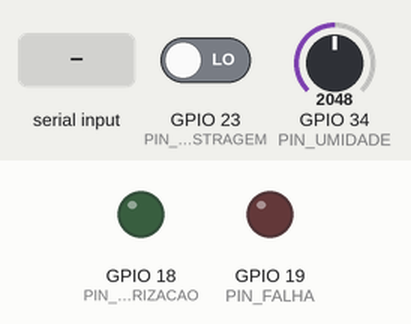
The sketch below on a simulated ESP32. On the bench: output pins drawn as LEDs (lit = HIGH). The inputs (shaded band) are chosen by the test bench; at power-on: GPIO 34 (PIN_UMIDADE) = 2048, GPIO 23 (PIN_AMOSTRAGEM) LOW (analog values on the 0–4095 scale). What the sketch prints to the serial monitor is not drawn.

Above: at 1.2 s.
1.3 s: GPIO 34 (PIN_UMIDADE) set to 1290
5.4 s: GPIO 34 (PIN_UMIDADE) set to 1166
At 8.9 s:
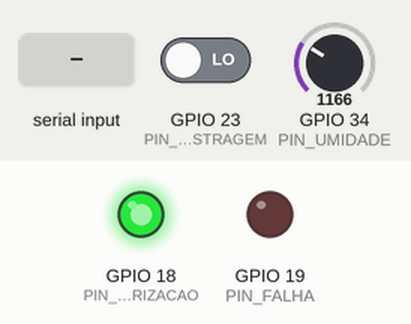
9.5 s: "leitura.invalida" received over Serial
At 9.9 s:
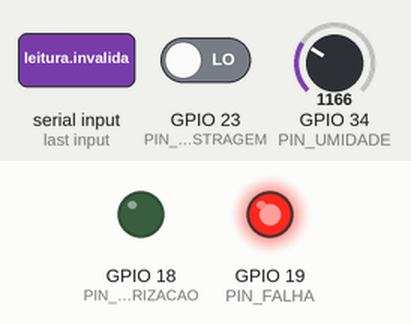
11.5 s: "i" received over Serial
At 13.1 s:
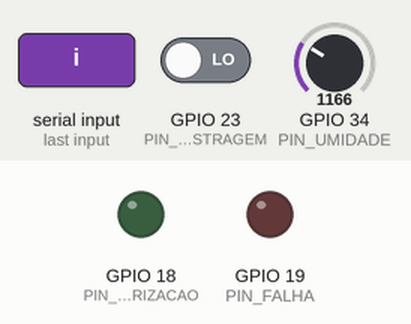
18.2 s: GPIO 23 (PIN_AMOSTRAGEM) driven HIGH
At 23.15 s:
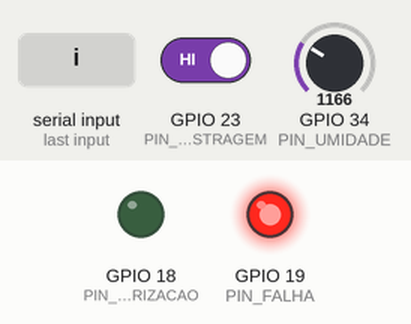
Timing chart, 0 to 23.3 s (numbered marks = the images above; inputs shaded):
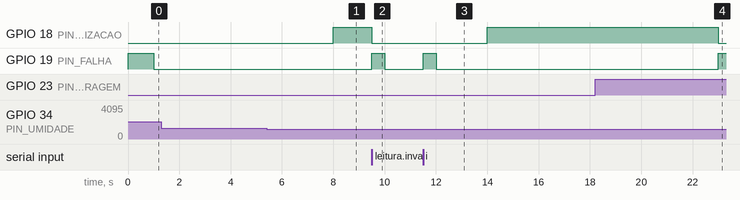

Measured:
- the behaviour switches between 1229 and 1228 on GPIO 34 (PIN_UMIDADE) (found by bisection; images 0 and 1)
- after the input at 1.3 s, every drawn part: stays the same
- after the input at 5.4 s, GPIO 18 (PIN_AUTORIZACAO): LOW → HIGH after 2.6 s
- after the input at 9.5 s, GPIO 18 (PIN_AUTORIZACAO): HIGH → LOW at once; GPIO 19 (PIN_FALHA): LOW → HIGH at once, → LOW 0.50 s later
- after the input at 11.5 s, GPIO 18 (PIN_AUTORIZACAO): LOW → HIGH after 2.5 s instead of 0.50 s; GPIO 19 (PIN_FALHA): LOW → HIGH at once, → LOW 0.50 s later
- after the input at 18.2 s, GPIO 18 (PIN_AUTORIZACAO): HIGH → LOW after 4.8 s; GPIO 19 (PIN_FALHA): LOW → HIGH after 4.8 s

The sketch:

sketch.ino
```cpp
#include <Arduino.h>
#include <string.h>
#include "controle.h"

// Bárbara Nogueira — 202004744 — Não dê nem água
// LED verde indica autorização lógica; não controla bomba real.
constexpr int PIN_UMIDADE = 34;
constexpr int PIN_AMOSTRAGEM = 23; // INPUT_PULLUP: LOW coleta; HIGH interrompe
constexpr int PIN_AUTORIZACAO = 18;
constexpr int PIN_FALHA = 19;
constexpr uint32_t AMOSTRAGEM_MS = 1000;
constexpr uint32_t STATUS_MS = 1000;
Controle controle;
uint32_t ultimaAmostragem = 0;
uint32_t ultimoStatus = 0;
uint32_t sequencia = 0;

void emitirEvento(const char* tipo, uint32_t tempoEvento, uint32_t agora,
                  bool qualidadeValida) {
  Serial.printf("{\"eventType\":\"%s\",\"deviceId\":\"esp32-barbara-01\","
                "\"entityId\":\"vaso-01\",\"eventTimeMs\":%lu,"
                "\"sequence\":%lu,\"value\":", tipo,
                (unsigned long)tempoEvento, (unsigned long)++sequencia);
  if (controle.possuiLeitura) Serial.printf("%.2f", controle.ultimoValor);
  else Serial.print("null");
  Serial.printf(",\"unit\":\"pct_simulado\",\"state\":\"%s\","
                "\"valid\":%s,\"actuatorAuthorized\":%s,\"ageMs\":",
                controle.nome(), qualidadeValida ? "true" : "false",
                controle.autorizado() ? "true" : "false");
  if (controle.possuiLeitura)
    Serial.print((unsigned long)uint32_t(agora - controle.ultimaLeituraMs));
  else Serial.print("null");
  if (strcmp(tipo, "leitura.invalida") == 0) Serial.print(",\"rejectedValue\":-1");
  Serial.println("}");
}

void setup() {
  Serial.begin(115200);
  pinMode(PIN_UMIDADE, INPUT);
  pinMode(PIN_AMOSTRAGEM, INPUT_PULLUP);
  pinMode(PIN_AUTORIZACAO, OUTPUT);
  pinMode(PIN_FALHA, OUTPUT);
  analogReadResolution(12);
  digitalWrite(PIN_AUTORIZACAO, LOW);
  digitalWrite(PIN_FALHA, HIGH);
  Serial.println("Amostragem: chave esquerda coleta; direita pausa. Entrada i injeta leitura invalida.");
  emitirEvento("estado.inicial", 0, millis(), false);
}

void loop() {
  uint32_t agora = millis();
  Controle::Estado anterior = controle.estado;
  bool coletou = false;
  bool invalido = false;
  // Expiração continua funcionando mesmo quando a chave pausa as leituras.
  controle.atualizar(agora);
  while (Serial.available()) {
    if (Serial.read() == 'i') {
      controle.receber(-1.0f, agora);
      invalido = true;
    }
  }
  if (!invalido && digitalRead(PIN_AMOSTRAGEM) == LOW &&
      uint32_t(agora - ultimaAmostragem) >= AMOSTRAGEM_MS) {
    ultimaAmostragem = agora;
    int bruto = analogRead(PIN_UMIDADE);
    float umidadeFicticia = 100.0f * bruto / 4095.0f;
    controle.receber(umidadeFicticia, agora);
    coletou = true;
  }
  digitalWrite(PIN_AUTORIZACAO, controle.autorizado() ? HIGH : LOW);
  digitalWrite(PIN_FALHA, controle.falha() ? HIGH : LOW);
  if (invalido) emitirEvento("leitura.invalida", agora, agora, false);
  else if (coletou) emitirEvento("umidade.leitura", agora, agora, true);
  if (anterior != controle.estado) {
    Serial.printf("[%lu] state=%s reason=%s authorization=%s\n",
                  (unsigned long)agora, controle.nome(),
                  controle.estado == Controle::DADO_OBSOLETO ? "validade_expirada" :
                  invalido ? "entrada_invalida" : "nova_leitura_valida",
                  controle.autorizado() ? "ON" : "OFF");
    emitirEvento("estado.alterado", agora, agora, !controle.falha());
  }
  if (uint32_t(agora - ultimoStatus) >= STATUS_MS) {
    ultimoStatus = agora;
    emitirEvento("dispositivo.status", agora, agora, !controle.falha());
  }
}
```

controle.h
```cpp
#pragma once
#include <stdint.h>
#include <math.h>

// Tempos reduzidos para observar o comportamento na simulação.
struct Controle {
  enum Estado { DESCONHECIDO, NORMAL, AGUARDANDO, AUTORIZADO,
                DADO_OBSOLETO, LEITURA_INVALIDA };
  static constexpr uint32_t VALIDADE_MS = 5000;
  static constexpr float LIMIAR_SECO = 30.0f;
  static constexpr unsigned MIN_AMOSTRAS = 3;
  Estado estado = DESCONHECIDO;
  bool possuiLeitura = false;
  bool ultimaEntradaValida = false;
  float ultimoValor = 0;
  uint32_t ultimaLeituraMs = 0;
  unsigned consecutivasSecas = 0;

  void receber(float valor, uint32_t agora) {
    if (!isfinite(valor) || valor < 0 || valor > 100) {
      ultimaEntradaValida = false;
      consecutivasSecas = 0;
      estado = LEITURA_INVALIDA;
      return; // último valor válido fica armazenado, mas não autoriza saída
    }
    if (!ultimaEntradaValida || !possuiLeitura ||
        uint32_t(agora - ultimaLeituraMs) >= VALIDADE_MS) {
      consecutivasSecas = 0;
    }
    possuiLeitura = true;
    ultimaEntradaValida = true;
    ultimoValor = valor;
    ultimaLeituraMs = agora;
    if (valor < LIMIAR_SECO) {
      if (consecutivasSecas < MIN_AMOSTRAS) ++consecutivasSecas;
      estado = consecutivasSecas >= MIN_AMOSTRAS ? AUTORIZADO : AGUARDANDO;
    } else {
      consecutivasSecas = 0;
      estado = NORMAL;
    }
  }

  void atualizar(uint32_t agora) {
    if (!possuiLeitura || !ultimaEntradaValida) return;
    if (uint32_t(agora - ultimaLeituraMs) >= VALIDADE_MS) {
      estado = DADO_OBSOLETO;
      consecutivasSecas = 0;
    }
  }
  bool autorizado() const { return estado == AUTORIZADO; }
  bool falha() const {
    return estado == DESCONHECIDO || estado == DADO_OBSOLETO ||
           estado == LEITURA_INVALIDA;
  }
  const char* nome() const {
    switch (estado) {
      case NORMAL: return "NORMAL";
      case AGUARDANDO: return "AGUARDANDO";
      case AUTORIZADO: return "AUTORIZADO";
      case DADO_OBSOLETO: return "DADO_OBSOLETO";
      case LEITURA_INVALIDA: return "LEITURA_INVALIDA";
      default: return "DESCONHECIDO";
    }
  }
};
```
